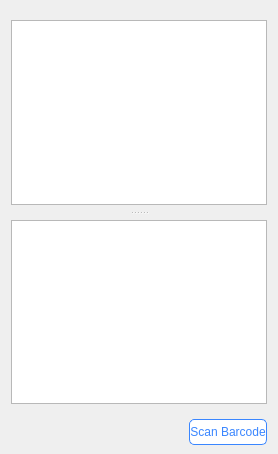
                             <widget class="QWidget" name="tab_9">
                              <attribute name="title">
                               <string>ScanTest_Right</string>
                              </attribute>
                              <layout class="QVBoxLayout" name="verticalLayout_69">
                               <property name="spacing">
                                <number>15</number>
                               </property>
                               <property name="topMargin">
                                <number>20</number>
                               </property>
                               <property name="bottomMargin">
                                <number>9</number>
                               </property>
                               <item>
                                <widget class="QSplitter" name="splitter_barcodeRight">
                                 <property name="styleSheet">
                                  <string notr="true">#splitter_barcodeRight::handle{
	background-color: white;
	image: url(:/icon/res/icon/dot_menu_more_horizontal_icon.png)
}
#splitter_barcodeRight::handle:pressed {
}</string>
                                 </property>
                                 <property name="orientation">
                                  <enum>Qt::Orientation::Vertical</enum>
                                 </property>
                                 <property name="handleWidth">
                                  <number>15</number>
                                 </property>
                                 <widget class="QWidget" name="verticalLayoutWidget_8">
                                  <layout class="QHBoxLayout" name="horizontalLayout_47">
                                   <item>
                                    <widget class="QGraphicsView" name="graphicsView_3"/>
                                   </item>
                                  </layout>
                                 </widget>
                                 <widget class="QWidget" name="verticalLayoutWidget_9">
                                  <layout class="QVBoxLayout" name="verticalLayout_68">
                                   <item>
                                    <widget class="QTextBrowser" name="textBrowser_3"/>
                                   </item>
                                  </layout>
                                 </widget>
                                </widget>
                               </item>
                               <item>
                                <layout class="QHBoxLayout" name="horizontalLayout_32" stretch="1,1,1">
                                 <property name="spacing">
                                  <number>20</number>
                                 </property>
                                 <item>
                                  <widget class="QLabel" name="label_26">
                                   <property name="text">
                                    <string/>
                                   </property>
                                  </widget>
                                 </item>
                                 <item>
                                  <widget class="QLabel" name="label_36">
                                   <property name="text">
                                    <string/>
                                   </property>
                                  </widget>
                                 </item>
                                 <item>
                                  <widget class="QPushButton" name="pb_mes_messageLog_clear_3">
                                   <property name="minimumSize">
                                    <size>
                                     <width>0</width>
                                     <height>26</height>
                                    </size>
                                   </property>
                                   <property name="maximumSize">
                                    <size>
                                     <width>16777215</width>
                                     <height>26</height>
                                    </size>
                                   </property>
                                   <property name="styleSheet">
                                    <string notr="true">QPushButton{
	color: rgb(58, 134, 255);
	background-color: white;
	border: 1px solid rgb(58, 134, 255);
	border-radius: 5px;
}
/*(QPushButton:hover{
	color: white;
	background-color: rgb(58, 134, 255);
	border-radius: 5px;
}*/
QPushButton:pressed {
	padding-top: 3px;
    padding-left: 3px;
 }
QPushButton:disabled {
	color: #7f7f7f;
	border: 1px solid rgb(127, 127, 127);
 }</string>
                                   </property>
                                   <property name="text">
                                    <string>Scan Barcode</string>
                                   </property>
                                   <property name="icon">
                                    <iconset resource="resources.qrc">
                                     <normaloff>:/icon/res/icon/save_log.png</normaloff>:/icon/res/icon/save_log.png</iconset>
                                   </property>
                                  </widget>
                                 </item>
                                </layout>
                               </item>
                              </layout>
                             </widget>
